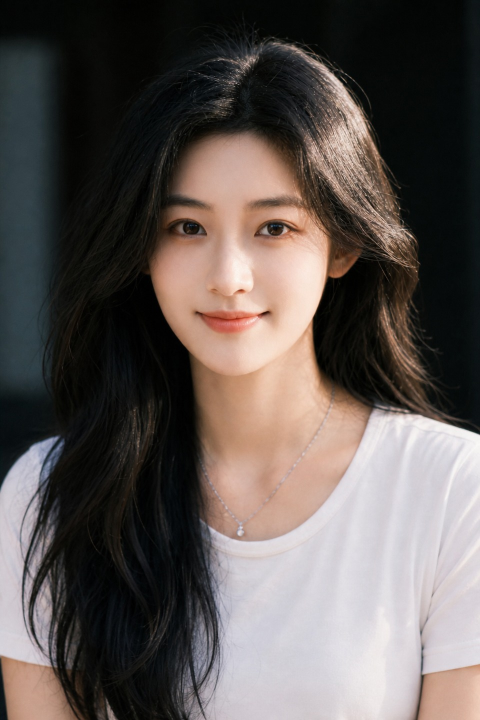
#> input picture assets/character/xiaoya-v1.jpg, 960 x 1440 px, found by its file name (shown at 1/2 size)
$ python make_top1x1.py
#> lines starting #> are read from the running program, lines starting #| are printed output that depends on the picture
#!/usr/bin/env python3
"""从 2:3 立绘顶部截纯 1:1，供 FlashHead 输入 + 前端顶区叠层对齐。"""

from __future__ import annotations

import argparse
from pathlib import Path

from PIL import Image

ROOT = Path(__file__).resolve().parents[1]
FLASH_ASSETS = (
    ROOT.parent
    / "模型推理加速工程"
    / "SoulX-FlashHead-1_3B"
    / "lightning-FlashHead"
    / "assets"
    / "preset_clips"
)


def crop_top_square(src: Path, *, out_size: int | None = None) -> Image.Image:
    img = Image.open(src).convert("RGB")
#> img is the input picture: PIL image 960x1440 RGB; mean R, G, B 95.2, 87.1, 83.6
    w, h = img.size
#> w = 960; h = 1440
    side = min(w, h)
#> side = 960
    crop = img.crop((0, 0, side, side))
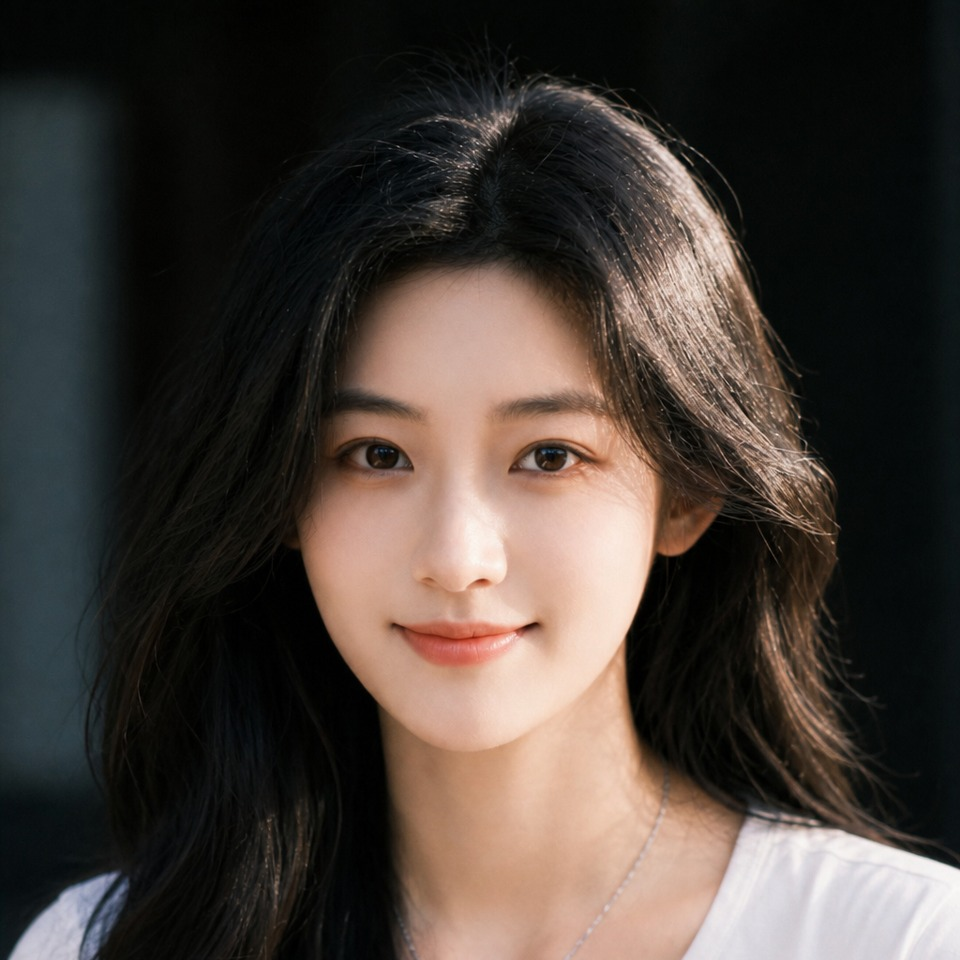
#> crop: PIL image 960x960 RGB; mean R, G, B 70.3, 61.6, 55.8
    if out_size and out_size > 0 and crop.size != (out_size, out_size):
        crop = crop.resize((out_size, out_size), Image.Resampling.LANCZOS)
    return crop


def main() -> None:
    p = argparse.ArgumentParser()
    p.add_argument(
        "--src",
        type=Path,
        default=ROOT / "assets/character/xiaoya-v1.jpg",
    )
    p.add_argument(
        "--out",
        type=Path,
        default=ROOT / "assets/character/xiaoya-v1-top1x1.jpg",
    )
    p.add_argument("--size", type=int, default=0, help="可选缩放边长；0=保持裁切原边")
    p.add_argument(
        "--sync-flashhead",
        action="store_true",
        help="同步写一份到 lightning-FlashHead/assets/preset_clips/xiaoya_top1x1.jpg",
    )
    args = p.parse_args()

    if not args.src.exists():
        raise SystemExit(f"missing source: {args.src}")

    img = crop_top_square(args.src, out_size=args.size or None)
    args.out.parent.mkdir(parents=True, exist_ok=True)
    img.save(args.out, quality=92, optimize=True)
    print(f"OK {args.out} {img.size}")
#| OK app/assets/character/xiaoya-v1-top1x1.jpg (960, 960)

    if args.sync_flashhead:
        FLASH_ASSETS.mkdir(parents=True, exist_ok=True)
        fh = FLASH_ASSETS / "xiaoya_top1x1.jpg"
        # Gateway 侧用 512 即可
        crop_top_square(args.src, out_size=512).save(fh, quality=92, optimize=True)
        print(f"OK {fh} (512)")


if __name__ == "__main__":
    main()
